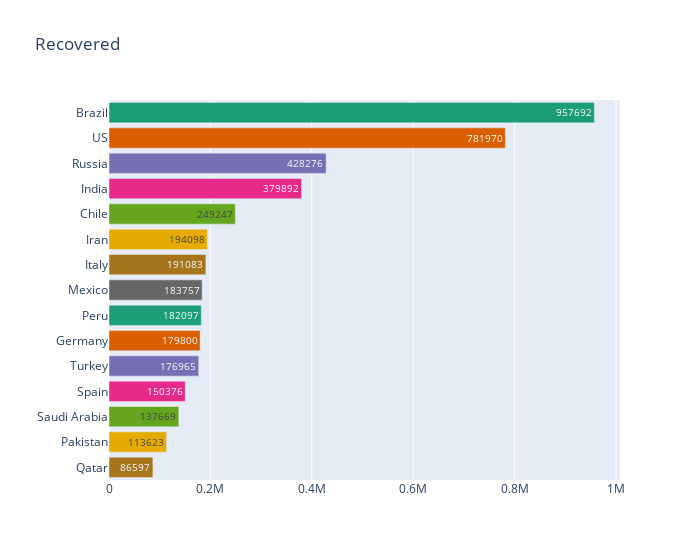

Here is the notebook cell this chart was saved with:
### Code cell
plot_barh('Recovered')

### Figure 1 — Plotly figure (JSON) as saved in the notebook; plotly's stock layout.template omitted (floating-point values rounded to 4 significant figures)
{"data": [{"alignmentgroup": "True", "customdata": [[1496858, 61884]], "hovertemplate": "Country/Region=%{y}<br>Recovered=%{text}<br>Confirmed=%{customdata[0]}<br>Deaths=%{customdata[1]}<extra></extra>", "legendgroup": "Brazil", "marker": {"color": "rgb(27,158,119)"}, "name": "Brazil", "offsetgroup": "Brazil", "orientation": "h", "showlegend": true, "text": [957692], "textposition": "auto", "type": "bar", "x": [957692], "xaxis": "x", "y": ["Brazil"], "yaxis": "y"}, {"alignmentgroup": "True", "customdata": [[2739879, 128740]], "hovertemplate": "Country/Region=%{y}<br>Recovered=%{text}<br>Confirmed=%{customdata[0]}<br>Deaths=%{customdata[1]}<extra></extra>", "legendgroup": "US", "marker": {"color": "rgb(217,95,2)"}, "name": "US", "offsetgroup": "US", "orientation": "h", "showlegend": true, "text": [781970], "textposition": "auto", "type": "bar", "x": [781970], "xaxis": "x", "y": ["US"], "yaxis": "y"}, {"alignmentgroup": "True", "customdata": [[660231, 9668]], "hovertemplate": "Country/Region=%{y}<br>Recovered=%{text}<br>Confirmed=%{customdata[0]}<br>Deaths=%{customdata[1]}<extra></extra>", "legendgroup": "Russia", "marker": {"color": "rgb(117,112,179)"}, "name": "Russia", "offsetgroup": "Russia", "orientation": "h", "showlegend": true, "text": [428276], "textposition": "auto", "type": "bar", "x": [428276], "xaxis": "x", "y": ["Russia"], "yaxis": "y"}, {"alignmentgroup": "True", "customdata": [[625544, 18213]], "hovertemplate": "Country/Region=%{y}<br>Recovered=%{text}<br>Confirmed=%{customdata[0]}<br>Deaths=%{customdata[1]}<extra></extra>", "legendgroup": "India", "marker": {"color": "rgb(231,41,138)"}, "name": "India", "offsetgroup": "India", "orientation": "h", "showlegend": true, "text": [379892], "textposition": "auto", "type": "bar", "x": [379892], "xaxis": "x", "y": ["India"], "yaxis": "y"}, {"alignmentgroup": "True", "customdata": [[284541, 5920]], "hovertemplate": "Country/Region=%{y}<br>Recovered=%{text}<br>Confirmed=%{customdata[0]}<br>Deaths=%{customdata[1]}<extra></extra>", "legendgroup": "Chile", "marker": {"color": "rgb(102,166,30)"}, "name": "Chile", "offsetgroup": "Chile", "orientation": "h", "showlegend": true, "text": [249247], "textposition": "auto", "type": "bar", "x": [249247], "xaxis": "x", "y": ["Chile"], "yaxis": "y"}, {"alignmentgroup": "True", "customdata": [[232863, 11106]], "hovertemplate": "Country/Region=%{y}<br>Recovered=%{text}<br>Confirmed=%{customdata[0]}<br>Deaths=%{customdata[1]}<extra></extra>", "legendgroup": "Iran", "marker": {"color": "rgb(230,171,2)"}, "name": "Iran", "offsetgroup": "Iran", "orientation": "h", "showlegend": true, "text": [194098], "textposition": "auto", "type": "bar", "x": [194098], "xaxis": "x", "y": ["Iran"], "yaxis": "y"}, {"alignmentgroup": "True", "customdata": [[240961, 34818]], "hovertemplate": "Country/Region=%{y}<br>Recovered=%{text}<br>Confirmed=%{customdata[0]}<br>Deaths=%{customdata[1]}<extra></extra>", "legendgroup": "Italy", "marker": {"color": "rgb(166,118,29)"}, "name": "Italy", "offsetgroup": "Italy", "orientation": "h", "showlegend": true, "text": [191083], "textposition": "auto", "type": "bar", "x": [191083], "xaxis": "x", "y": ["Italy"], "yaxis": "y"}, {"alignmentgroup": "True", "customdata": [[238511, 29189]], "hovertemplate": "Country/Region=%{y}<br>Recovered=%{text}<br>Confirmed=%{customdata[0]}<br>Deaths=%{customdata[1]}<extra></extra>", "legendgroup": "Mexico", "marker": {"color": "rgb(102,102,102)"}, "name": "Mexico", "offsetgroup": "Mexico", "orientation": "h", "showlegend": true, "text": [183757], "textposition": "auto", "type": "bar", "x": [183757], "xaxis": "x", "y": ["Mexico"], "yaxis": "y"}, {"alignmentgroup": "True", "customdata": [[292004, 10045]], "hovertemplate": "Country/Region=%{y}<br>Recovered=%{text}<br>Confirmed=%{customdata[0]}<br>Deaths=%{customdata[1]}<extra></extra>", "legendgroup": "Peru", "marker": {"color": "rgb(27,158,119)"}, "name": "Peru", "offsetgroup": "Peru", "orientation": "h", "showlegend": true, "text": [182097], "textposition": "auto", "type": "bar", "x": [182097], "xaxis": "x", "y": ["Peru"], "yaxis": "y"}, {"alignmentgroup": "True", "customdata": [[196370, 9006]], "hovertemplate": "Country/Region=%{y}<br>Recovered=%{text}<br>Confirmed=%{customdata[0]}<br>Deaths=%{customdata[1]}<extra></extra>", "legendgroup": "Germany", "marker": {"color": "rgb(217,95,2)"}, "name": "Germany", "offsetgroup": "Germany", "orientation": "h", "showlegend": true, "text": [179800], "textposition": "auto", "type": "bar", "x": [179800], "xaxis": "x", "y": ["Germany"], "yaxis": "y"}, {"alignmentgroup": "True", "customdata": [[202284, 5167]], "hovertemplate": "Country/Region=%{y}<br>Recovered=%{text}<br>Confirmed=%{customdata[0]}<br>Deaths=%{customdata[1]}<extra></extra>", "legendgroup": "Turkey", "marker": {"color": "rgb(117,112,179)"}, "name": "Turkey", "offsetgroup": "Turkey", "orientation": "h", "showlegend": true, "text": [176965], "textposition": "auto", "type": "bar", "x": [176965], "xaxis": "x", "y": ["Turkey"], "yaxis": "y"}, {"alignmentgroup": "True", "customdata": [[250103, 28368]], "hovertemplate": "Country/Region=%{y}<br>Recovered=%{text}<br>Confirmed=%{customdata[0]}<br>Deaths=%{customdata[1]}<extra></extra>", "legendgroup": "Spain", "marker": {"color": "rgb(231,41,138)"}, "name": "Spain", "offsetgroup": "Spain", "orientation": "h", "showlegend": true, "text": [150376], "textposition": "auto", "type": "bar", "x": [150376], "xaxis": "x", "y": ["Spain"], "yaxis": "y"}, {"alignmentgroup": "True", "customdata": [[197608, 1752]], "hovertemplate": "Country/Region=%{y}<br>Recovered=%{text}<br>Confirmed=%{customdata[0]}<br>Deaths=%{customdata[1]}<extra></extra>", "legendgroup": "Saudi Arabia", "marker": {"color": "rgb(102,166,30)"}, "name": "Saudi Arabia", "offsetgroup": "Saudi Arabia", "orientation": "h", "showlegend": true, "text": [137669], "textposition": "auto", "type": "bar", "x": [137669], "xaxis": "x", "y": ["Saudi Arabia"], "yaxis": "y"}, {"alignmentgroup": "True", "customdata": [[221896, 4551]], "hovertemplate": "Country/Region=%{y}<br>Recovered=%{text}<br>Confirmed=%{customdata[0]}<br>Deaths=%{customdata[1]}<extra></extra>", "legendgroup": "Pakistan", "marker": {"color": "rgb(230,171,2)"}, "name": "Pakistan", "offsetgroup": "Pakistan", "orientation": "h", "showlegend": true, "text": [113623], "textposition": "auto", "type": "bar", "x": [113623], "xaxis": "x", "y": ["Pakistan"], "yaxis": "y"}, {"alignmentgroup": "True", "customdata": [[97897, 118]], "hovertemplate": "Country/Region=%{y}<br>Recovered=%{text}<br>Confirmed=%{customdata[0]}<br>Deaths=%{customdata[1]}<extra></extra>", "legendgroup": "Qatar", "marker": {"color": "rgb(166,118,29)"}, "name": "Qatar", "offsetgroup": "Qatar", "orientation": "h", "showlegend": true, "text": [86597], "textposition": "auto", "type": "bar", "x": [86597], "xaxis": "x", "y": ["Qatar"], "yaxis": "y"}], "layout": {"barmode": "relative", "legend": {"title": {"text": "Country/Region"}, "tracegroupgap": 0}, "showlegend": false, "title": {"text": "Recovered"}, "uniformtext": {"minsize": 8, "mode": "hide"}, "width": 700, "xaxis": {"anchor": "y", "domain": [0, 1], "title": {"text": ""}}, "yaxis": {"anchor": "x", "categoryarray": ["Qatar", "Pakistan", "Saudi Arabia", "Spain", "Turkey", "Germany", "Peru", "Mexico", "Italy", "Iran", "Chile", "India", "Russia", "US", "Brazil"], "categoryorder": "array", "domain": [0, 1], "title": {"text": ""}}}}
